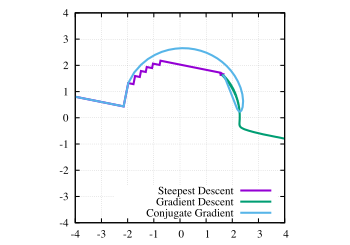

gnuplot code for this plot:
set xrange [-4:4]
set yrange [-4:4]
set size square
set grid
set key bottom
plot \
"steepest_descent_2d.dat" u 2:3 title "Steepest Descent" w l lw 2,\
"gradient_descent_2d.dat" u 2:3 title "Gradient Descent" w l lw 2,\
"cg_2d.dat" u 2:3 title "Conjugate Gradient" w l lw 2
